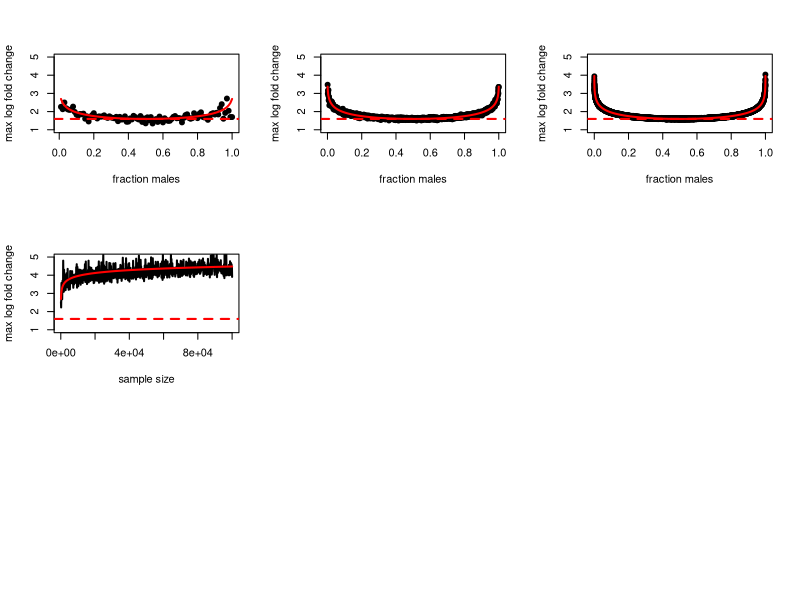

Here is the R script that generated this plot:

############################################################################
# Sex differences in human adipose tissue gene expression and genetic regulation involve adipogenesis
# Figure S2
############################################################################


dir="/media/wa3j/Seagate2/Documents/adipose_sex_ms/final/figS2"
setwd(dir)

#################################################
# create simulation
#################################################

library(pracma)

# function to compute inverse of cdf
inv.norm = function(rank=NULL,n=NULL){
  qnorm( rank/(n+1) )
}

# function to get observed and expected fold changes
get.obs.exp = function(n=NULL){
  # ndat = rnorm(n,0,1)
  # ndat = ndat[order(ndat)] 
  nm = c(1:n)
  muf = rep(0,length(nm))
  mum = rep(0,length(nm))
  x = rep(0,length(nm))
  y = rep(0,length(nm))
  etd = rep(0,length(nm))
  for(ii in nm){
    ndat = rnorm(n,0,1)
    ndat = ndat[order(ndat)]
    mum[ii] = mean(ndat[1:ii])
    muf[ii] = mean(ndat[(ii+1):n])
    arg = -sqrt(2)*erfinv(1-2*ii/(1+n))
    x[ii] = (1/sqrt(2*pi))*exp((-1/2)*(arg)^2)
    y[ii] = ii/(n+1)
    etd[ii] = x[ii] / (y[ii]*(1-y[ii]))
  }
  udat = data.frame(fm=nm/n, mum=mum, muf=muf, 
                    obs=muf-mum, exp=etd, 
                    numerator=x, 
                    denominator=y*(1-y))
  udat$obs[n] = udat$obs[n-1]
  return(udat)
} # get.obs.exp

# plot function
plt.fn = function(dat=NULL, col="red", fname=NULL){
  plot(dat$fm, dat$obs, pch=19,xlab="fraction males",ylab="max log fold change",ylim=c(1,5))
  lines(dat$fm, dat$exp, type="l", col=col, lwd=2)
  abline(h=4/sqrt(2*pi), lty=2, col="red", lwd=2)
}

# loop through various sample sizes
nsamp = seq(100,100000,by=100)
reso = rep(0,length(nsamp))
rese = rep(0,length(nsamp))
for(ii in 1:length(nsamp)){
  n = nsamp[ii]
  nm = 1
  ndat = rnorm(n,0,1)
  ndat = ndat[order(ndat)]
  mum = mean(ndat[1:nm])
  muf = mean(ndat[(nm+1):n])
  arg = -sqrt(2)*erfinv(1-2*nm/(1+n))
  x = (1/sqrt(2*pi))*exp((-1/2)*(arg)^2)
  y = nm/(n+1)
  etd = x / (y*(1-y))  
  reso[ii] = muf-mum
  rese[ii] = etd
}
nobs = data.frame(nsamp=nsamp, maxfcO=reso, maxfcE=rese)

# plot results
dat1 = get.obs.exp(n=100)
dat2 = get.obs.exp(n=1000)
dat3 = get.obs.exp(n=10000)

pdf("figS2.pdf")
par(mfrow=c(3,3))
plt.fn(dat1)
plt.fn(dat2)
plt.fn(dat3)
plot(nobs$nsamp,nobs$maxfcO,type="l",lwd=2,xlab="sample size",ylab="max log fold change",ylim=c(1,5))
lines(nobs$nsamp,nobs$maxfcE,type="l",col="red",lwd=2)
abline(h=4/sqrt(2*pi), lty=2, col="red", lwd=2)
dev.off()



